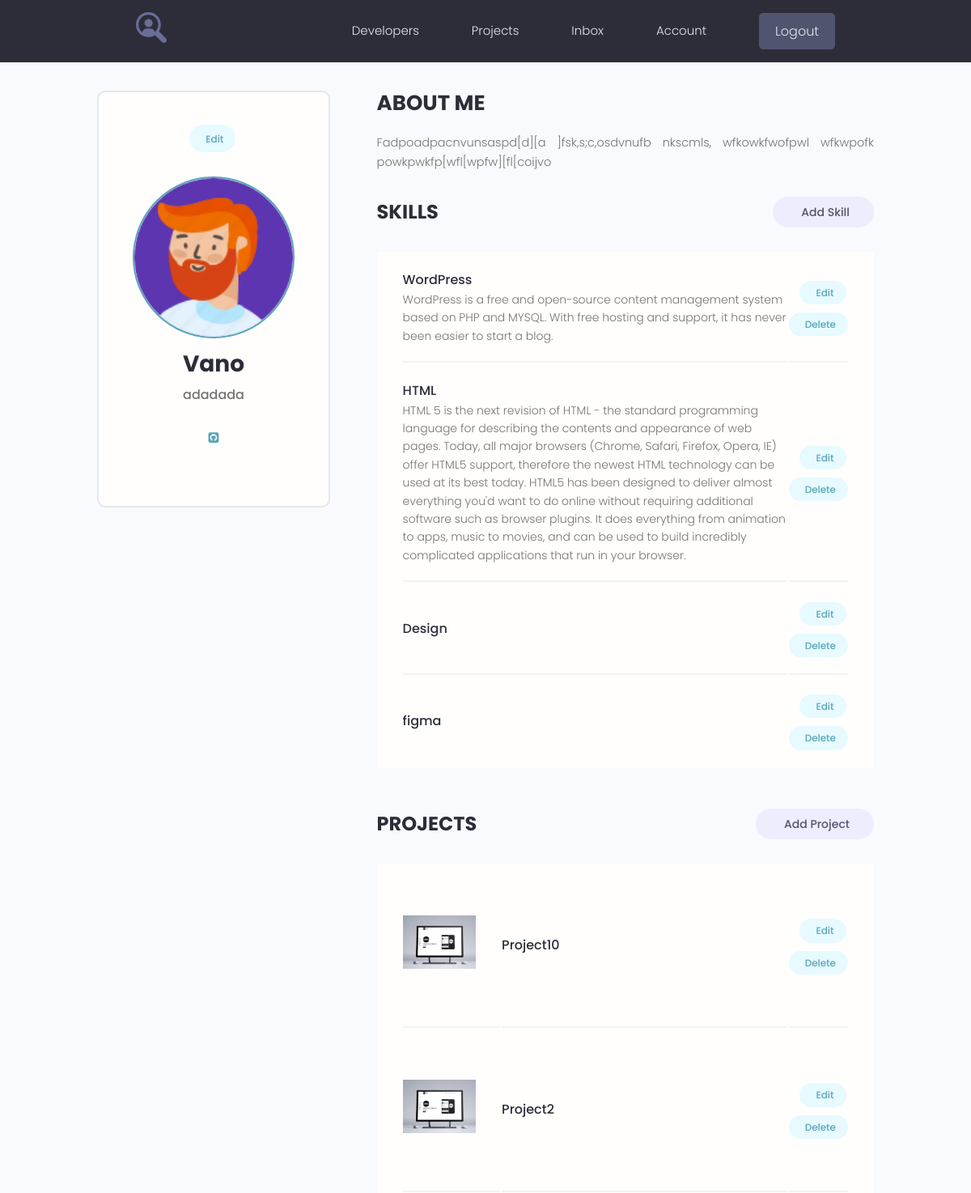
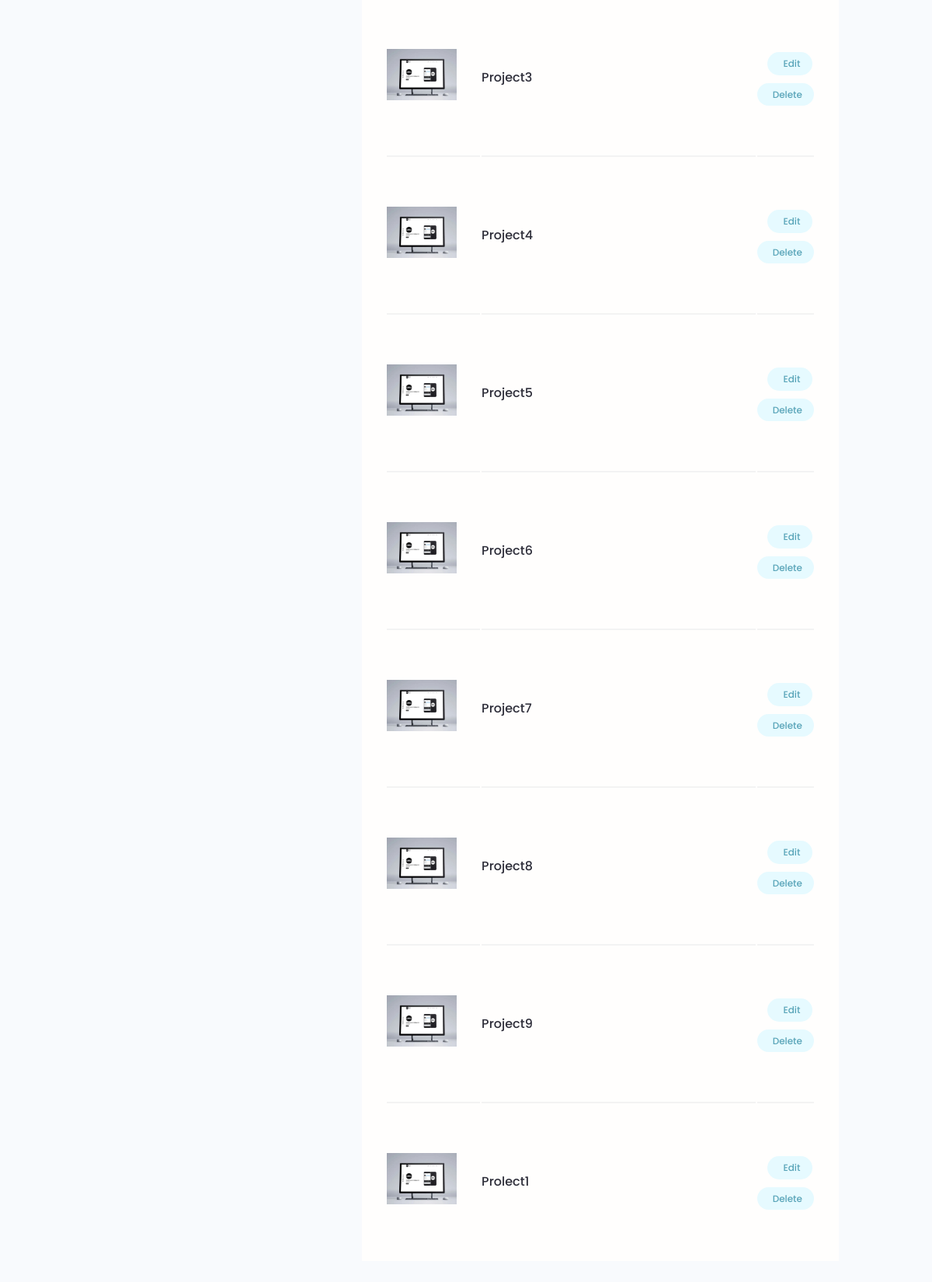
/account/ (signed in), run on the app's committed database (2 pictures, top to bottom).
### users/models.py (models this page shows, shortened)
class Profile(models.Model):
    user = models.OneToOneField(User, on_delete=models.CASCADE, blank=True)
    name = models.CharField(max_length=200, blank=True)
    email = models.EmailField(max_length=200, blank=True)
    username = models.CharField(max_length=200, blank=True)
    short_intro = models.CharField(max_length=200, blank=True)
    bio = models.TextField(blank=True)
    profile_image = models.ImageField(default="profiles/user-default.png", upload_to="profiles/")
    social_github = models.CharField(max_length=200, blank=True)
    social_youtube = models.CharField(max_length=200, blank=True)
    social_website = models.CharField(max_length=200, blank=True)
    created = models.DateTimeField(auto_now_add=True)

class Skill(models.Model):
    owner = models.ForeignKey(Profile, on_delete=models.CASCADE, blank=True)
    name = models.CharField(max_length=200, blank=True)
    description = models.TextField(blank=True)
    created = models.DateTimeField(auto_now_add=True)

### projects/models.py (models this page shows, shortened)
class Project(models.Model):
    owner = models.ForeignKey(Profile, on_delete=models.SET_NULL, blank=True, null=True)
    title = models.CharField(max_length=200)
    description = models.TextField(blank=True)
    featured_image = models.ImageField(blank=True, default="default.jpg", upload_to="projects/%Y/%m/%d/")
    demo_link = models.CharField(max_length=500, blank=True)
    source_link = models.CharField(max_length=500, blank=True)
    tags = models.ManyToManyField(Tag, blank=True)
    vote_total = models.IntegerField(default=0)
    vote_ratio = models.IntegerField(default=0)
    created = models.DateTimeField(auto_now_add=True)
    class Meta:
        ordering = ['-vote_ratio', '-vote_total', 'title']

### users/views.py (the view)
# urls.py: path('account/', views.user_account, name="account"),
@login_required(login_url='login')
def user_account(request):
    prof = request.user.profile
    skills = prof.skill_set.all()
    projects = prof.project_set.all()
    context = {
        'profile': prof,
        'skills': skills,
        'projects': projects,
    }
    return render(request, 'users/account.html', context)

### users/templates/users/account.html (shortened to what this page needs)
{% extends 'projects/base.html' %}
{% load static %}
{% block content %}
<main class="settingsPage profile my-md">
    <div class="container">
        <div class="layout">
            <div class="column column--1of3">
                <div class="card text-center">
                    <div class="card__body dev">
                        <a class="tag tag--pill tag--main settings__btn" href="{% url 'edit-account' %}"> Edit</a>
                        <img class="avatar avatar--xl dev__avatar" src="{{ profile.profile_image.url }}"/>
                        <h2 class="dev__name">{{ profile.name }}</h2>
                        <p class="dev__title">{{ profile.short_intro }}</p>
                        <ul class="dev__social">
                            {% if profile.social_github %}
                            <li>
                                <a title="Github" href="{{ profile.social_github }}" target="_blank"><i
                                        class="fa fa-github-square"></i></a>
                            </li>
                            {% endif %}
                        </ul>
                    </div>
                </div>
            </div>
            <div class="column column--2of3">
                <div class="devInfo">
                    <h3 class="devInfo__title">About Me</h3>
                    <p class="devInfo__about">
                        {{ profile.bio }}
                    </p>
                </div>
                <div class="settings">
                    <h3 class="settings__title">Skills</h3>
                    <a class="tag tag--pill tag--sub settings__btn tag--lg" href="{% url 'create-skill' %}"> Add
                        Skill</a>
                </div>
                <table class="settings__table">
                    {% for skill in skills %}
                    <tr>
                        <td class="settings__tableInfo">
                            <h4>{{ skill.name }}</h4>
                            <p>
                                {{ skill.description }}
                            </p>
                        </td>
                        <td class="settings__tableActions">
                            <a class="tag tag--pill tag--main settings__btn" href="{% url 'update-skill' skill.id %}">
                                Edit</a>
                            <a class="tag tag--pill tag--main settings__btn" href="{% url 'delete-skill' skill.id %}">
                                Delete</a>
                        </td>
                    </tr>
                    {% endfor %}
                </table>
                <div class="settings">
                    <h3 class="settings__title">Projects</h3>
                    <a class="tag tag--pill tag--sub settings__btn tag--lg" href="{% url 'create-project' %}"> Add
                        Project</a>
                </div>
                <table class="settings__table">
                    {% for project in projects %}
                    <tr>
                        <td class="settings__thumbnail">
                            <a href="{% url 'project' project.id %}"><img src="{{ project.featured_image.url }}" alt="Project Thumbnail"/></a>
                        </td>
                        <td class="settings__tableInfo">
                            <a href="{% url 'project' project.id %}">{{ project.title }}</a>
                        </td>
                        <td class="settings__tableActions">
                            <a class="tag tag--pill tag--main settings__btn" href="{% url 'update-project' project.id %}">
                                Edit</a>
                            <a class="tag tag--pill tag--main settings__btn" href="{% url 'delete-project' project.id %}">
                                Delete</a>
                        </td>
                    </tr>
                    {% endfor %}
                </table>
            </div>
        </div>
    </div>
</main>
{% endblock %}

### projects/static/styles/app.css (style rules this page uses)
:root { --color-sub: #2d2d39; }
.card { border: 2px solid var(--color-light); }
img { width: 100%; }
.profile .card > .dev { padding: 4rem; }
.dev__avatar { display: block; margin: auto; }
.dev__name { color: var(--color-sub); font-size: 2.8rem; font-weight: 700; margin-top: 1rem; margin-bottom: 0.5rem; }
.dev__title { font-size: 1.6rem; font-weight: 500; line-height: 1.3; }
.dev__social { margin: 3rem 0; list-style: none; display: flex; justify-content: center; gap: 1.5rem; }
.devInfo { margin-bottom: 3rem; }
.devInfo__title, .devInfo__subtitle { font-size: 2.6rem; color: var(--color-sub); text-transform: uppercase; font-weight: 700; margin-bottom: 1.5rem; }
.devInfo__about, .devSkill__info { font-size: 1.45rem; line-height: 1.7; text-align: justify; }
.settingsPage .dev > .settings__btn { display: inline-block; margin-bottom: 3rem; }
.settings { display: flex; justify-content: space-between; align-items: center; }
.settings__title { font-size: 2.4rem; text-transform: uppercase; font-weight: 700; color: var(--color-sub); }
.settings__table { margin-top: 3rem; margin-bottom: 5rem; padding: 0 3rem; background: var(--color-white); }
.settings__table tr { width: 100%; }
.settings__table tr > td { padding: 2rem 0; }
.settings__table tr:not(:last-child) td { border-bottom: 2px solid var(--color-white-light); }
.settings__thumbnail { width: 23%; min-width: 10rem; }
.settings__thumbnail img { padding-right: 3rem; height: 15rem; object-fit: contain; }
.settings__tableInfo { width: 100%; }
.settings__tableInfo h4, .settings__tableInfo a { padding-right: 1rem; width: auto; font-size: 1.6rem; font-weight: 500; color: var(--color-sub); }
.settings__tableInfo p { font-size: 1.4rem; }
.settings__tableActions { text-align: right; }

### projects/static/uikit/styles/modules/_variables.css (style rules this page uses)
:root { --color-main: #5aa5b9; --color-main-light: #e6faff; --color-sub: #3f4156; --color-sub-light: #51546e; --color-sub-lighter: #ededfd; --color-text: #737373; --color-gray: #8b8b8b; --color-light: #e5e7eb; --color-light-gray: #767676; --color-bg: #f8fafd; --color-white: #fffefd; --color-white-light: #f3f3f3; --color-success: #359e64; --color-success-bg: #def8e8; --color-error: #fc4b0b; --color-error-bg: #fff2ee; --font-base: 'Poppins', arial, helvetica, 'Segoe UI', roboto, ubuntu, sans-serif; --font-monospace: 'Fira Code', 'Courier New', courier, monospace; --font-regular: 300; --font-medium: 500; --font-bold: 700; --generic-shadow: 1px 1px 5px #00000010; --generic-transition: all 0.3s ease-in-out; }

### projects/static/uikit/styles/modules/_base.css (style rules this page uses)
* { margin: 0; padding: 0; box-sizing: border-box; text-rendering: optimizeLegibility; color: inherit; font-size: inherit; }
html { font-size: 50%; }
@media only screen and (min-width: 480px) { html { font-size: 56.25%; } }
@media only screen and (min-width: 1200px) { html { font-size: 62.5%; } }
body { line-height: 1.6; font-weight: 400; font-size: 1.5rem; color: var(--color-text); background-color: var(--color-bg); min-height: 100vh; }

### projects/static/uikit/styles/modules/_typography.css (style rules this page uses)
* { font-family: var(--font-base); }
h2 { font-size: 3.6rem; font-weight: var(--font-bold); }
h3 { font-size: 3.2rem; font-weight: var(--font-medium); }
h4 { font-size: 2.8rem; font-weight: var(--font-medium); }
p, span, strong { font-size: 1.6rem; color: var(--color-text); font-weight: var(--font-regular); }
a { padding-bottom: 2px; text-decoration: none; display: inline-block; color: var(--color-main); font-weight: var(--font-medium); }

### projects/static/uikit/styles/modules/_utilities.css (style rules this page uses)
.container { width: 92%; max-width: 165rem; margin: 0 auto; box-sizing: border-box; }
@media screen and (min-width: 1000px) { .container { width: 90%; } }
@media screen and (min-width: 1200px) { .container { width: 80%; } }
.text-center { text-align: center; }
.my-md { margin: 3rem auto; }

### projects/static/uikit/styles/modules/_avatar.css (style rules this page uses)
.avatar { border-radius: 50%; border: 2px solid var(--color-main); object-fit: cover; }
.avatar--xl { height: 20rem; width: 20rem; }

### projects/static/uikit/styles/modules/_card.css (style rules this page uses)
.card { border-radius: 1rem; background-color: var(--color-white); border: 1.5px solid var(--color-light); width: auto; height: auto; margin-top: 0.5rem; margin-bottom: 0.5rem; overflow: hidden; }
.card__body, .card__header { padding: 2rem 2.5rem; }

### projects/static/uikit/styles/modules/_layout.css (style rules this page uses)
.layout { display: flex; flex-flow: row wrap; justify-content: space-between; }
.layout > .column { margin-bottom: 3rem; }
.layout > .column.column--1of3 { flex-basis: 30%; }
.layout > .column.column--2of3 { flex-basis: 64%; }

### data on the page
Profile: profile_image (picture), name "Vano", short_intro "adadada", bio "Fadpoadpacnvunsaspd[d][a ]fsk,s;c,osdvnufb nkscmls, wfkowkfwofpwl wfkwpofk powkpwkfp[wfl[wpfw][fl[coijvo"
Skill: name "WordPress", description "WordPress is a free and open-source content management system based on PHP and MYSQL. With free hosting and support, it has never been easier to start a blog."
Skill: name "HTML", description "HTML 5 is the next revision of HTML - the standard programming language for describing the contents and appearance of web pages. Today, all major browsers (Chrome, Safari, Firefox, Opera, IE) offer HTML5 support, therefore the newest HTML technology can be used at its best today. HTML5 has been designed to deliver almost everything you'd want to do online without requiring additional software such as browser plugins. It does everything from animation to apps, music to movies, and can be used to build incredibly complicated applications that run in your browser."
Skill: name "Design"
Skill: name "figma"
Project: featured_image (placeholder picture), title "Project10"
Project: featured_image (placeholder picture), title "Project2"
Project: featured_image (placeholder picture), title "Project3"
Project: featured_image (placeholder picture), title "Project4"
Project: featured_image (placeholder picture), title "Project5"
Project: featured_image (placeholder picture), title "Project6"
Project: featured_image (placeholder picture), title "Project7"
Project: featured_image (placeholder picture), title "Project8"
Project: featured_image (placeholder picture), title "Project9"
Project: featured_image (placeholder picture), title "Prolect1"
